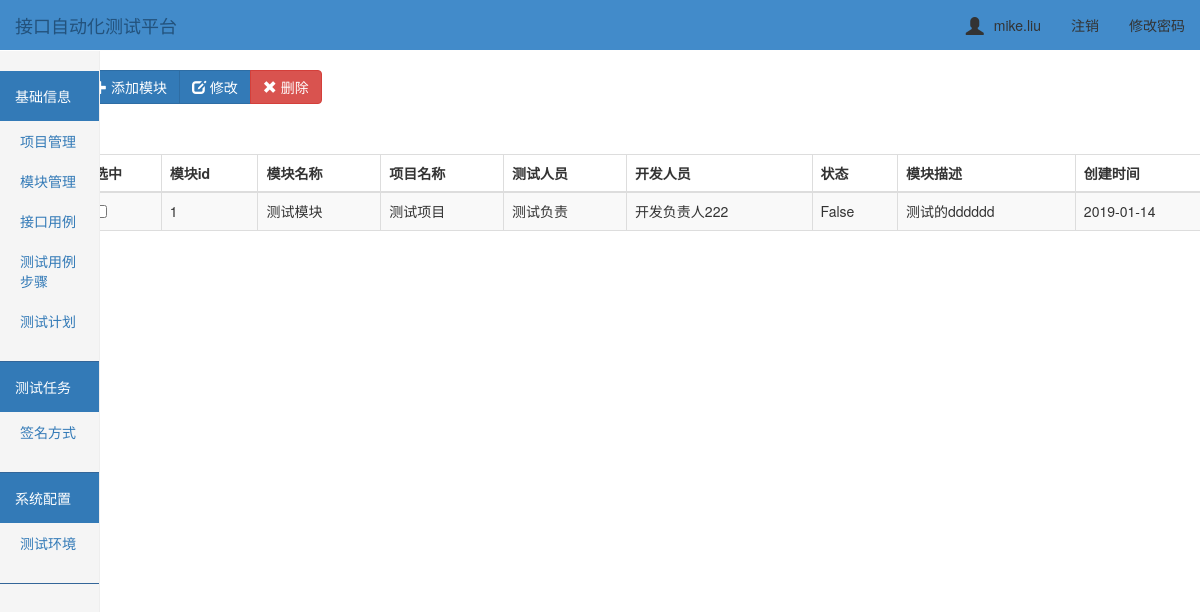
The page /module/ (signed in) on the database as committed earlier.
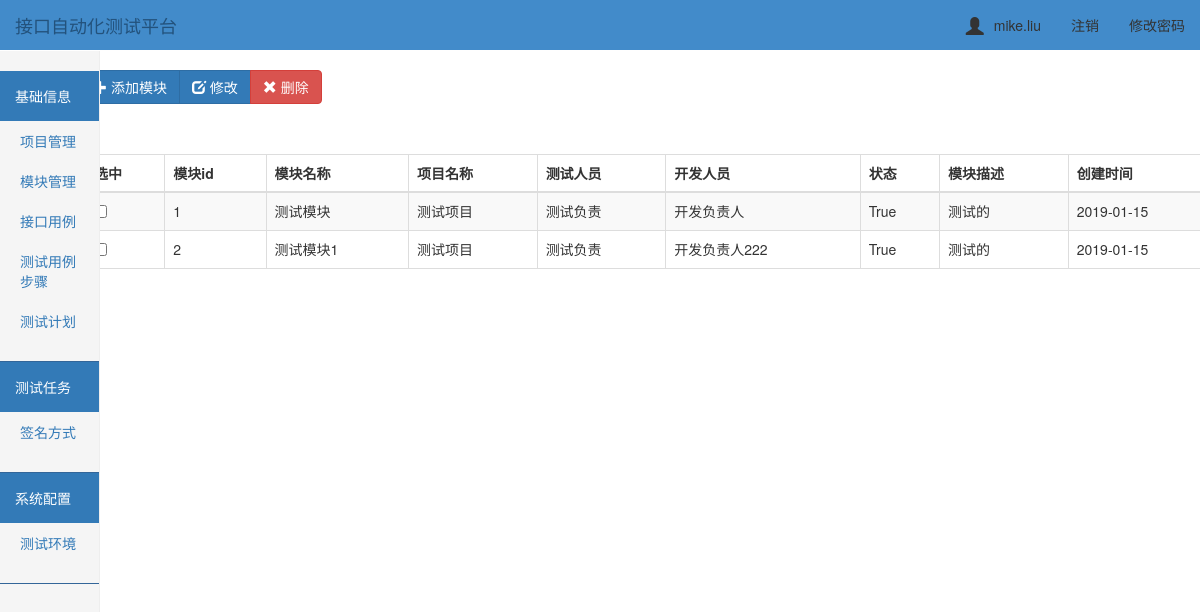
The same page on the database as committed later.
### ApiTest/models.py (models this page shows, shortened)
class Modules(models.Model):
    project = models.ForeignKey(Project, on_delete=models.CASCADE)      # 关联项目表id
    modules_name = models.CharField('模块名称', max_length=32)
    testers = models.CharField('测试负责人', max_length=256)  # 项目负责人
    developer = models.CharField('开发负责人', max_length=256)
    status = models.BooleanField()
    modules_desc = models.CharField('模块描述', max_length=256)
    create_time = models.DateTimeField('创建时间', auto_now=True)  # 创建时间

class Project(models.Model):
    prj_id = models.AutoField(primary_key=True, null=False)
    prj_name = models.CharField('项目名称', max_length=64)  # 项目名称
    prj_desc = models.CharField('项目描述', max_length=256)  # 项目描述
    testers = models.CharField('测试负责人', max_length=256)  # 项目负责人
    developer = models.CharField('开发负责人', max_length=256)
    status = models.BooleanField()
    create_time = models.DateTimeField('创建时间', auto_now=True)  # 创建时间
    class Meta:
        verbose_name = '项目管理'
        verbose_name_plural = '项目管理'
    def __str__(self):
        return self.prj_name

### ApiTest/views.py (the view)
# urls.py: url(r'^module/$', views.module),
@login_required
def module(request):
    module_list = Modules.objects.filter().all()
    project_list = Project.objects.filter().all()
    return render(request, "modules/index.html", {"module_list": module_list, "project_list": project_list})

### templates/modules/index.html (shortened to what this page needs)
{% extends "../base.html" %}
{% block add %}
<div class="btn-toolbar" role="toolbar">
  <div class="btn-group" style="padding-top: 20px;left: 50px">
    <button id="add_btn" class="btn btn-primary " data-toggle="modal" data-target="#addmyModal">
        <span class="glyphicon glyphicon-plus" aria-hidden="true"></span> 添加模块
    </button>
    <button id="edit_mod" class="btn btn-primary" data-toggle="modal" data-target="#">
        <span class="glyphicon glyphicon-edit" aria-hidden="true"></span> 修改
    </button>
      <button id="del_mod" type="onclick" class="btn btn-danger ">
            <span class="glyphicon glyphicon-remove" aria-hidden="true"></span> 删除
        </button>
  </div>
</div>
<div class="container">
        <div class="row">
            <div class="col-md-12">
                <table id= "table" class="table table-striped table-bordered">
                    <thead>
                        <tr>
                            <th>选中</th>
                            <th>模块id</th>
                            <th>模块名称</th>
                            <th>项目名称</th>
                            <th>测试人员</th>
                            <th>开发人员</th>
                            <th>状态</th>
                            <th>模块描述</th>
                            <th>创建时间</th>
                        </tr>
                    </thead>
                    <tbody>
                        {% for module_obj in module_list %}
                            <tr>
                                <td id="che1"><input type="checkbox"/></td>
                                <td>{{ module_obj.id}}</td>
                                <td>{{ module_obj.modules_name }}</td>
                                <td>{{ module_obj.project }}</td>
                                <td>{{ module_obj.testers }}</td>
                                <td>{{ module_obj.developer }}</td>
                                <td>{{ module_obj.status }}</td>
                                <td>{{ module_obj.modules_desc }}</td>
                                <td>{{ module_obj.create_time|date:'Y-m-d' }}</td>
                            </tr>
                        {% endfor %}
                    </tbody>
                </table>
            </div>
        </div>
    </div>
{% endblock %}

Rows that differ between the two databases and show on the page:
changed Modules "测试模块": developer "开发负责人222" → "开发负责人"; status "False" → "True"; modules_desc "测试的dddddd" → "测试的"; create_time "2019-01-14" → "2019-01-15"
added Modules: id "2", modules_name "测试模块1", project "测试项目", testers "测试负责", developer "开发负责人222", status "True", modules_desc "测试的", create_time "2019-01-15"
